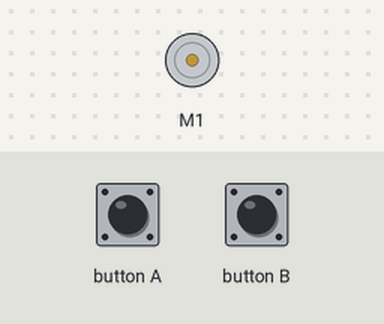
A program run on a simulated BBC micro:bit (MakeCode). Shown: DC motor (green arrow = forward, orange = backward, longer = faster). Inputs (shaded band) come from the test bench. Random numbers come from a fixed seed.

Above: at 1.2 s.
1.3 s: button A pressed for 0.15 s
At 2.6 s:
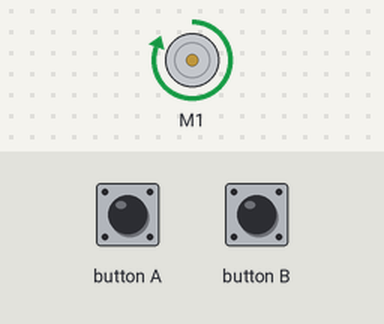
2.9 s: button B pressed for 0.15 s
At 5.7 s:
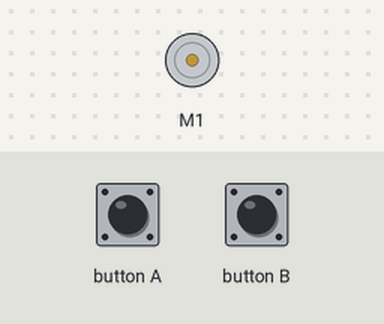
Timing chart, 0 to 7.2 s (numbered marks = the images above; inputs shaded):
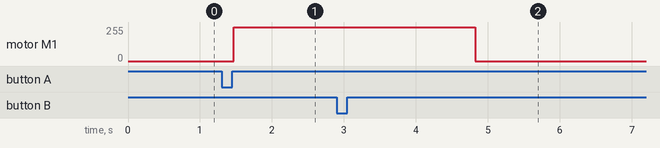

The program:

main.ts
```typescript
input.onButtonPressed(Button.A, function () {
    Kitronik_Robotics_Board.motorOn(Kitronik_Robotics_Board.Motors.Motor1, Kitronik_Robotics_Board.MotorDirection.Forward, 100)
})
input.onButtonPressed(Button.B, function () {
    basic.pause(randint(1500, 3000))
    Kitronik_Robotics_Board.motorOff(Kitronik_Robotics_Board.Motors.Motor1)
})
```

test.ts
```typescript
// test ender her, dette bliver ikke kompileret, når denne pakke bruges som en udvidelse.
```

Measured:
- after the input at 1.3 s, motor M1: stopped → forward 255/255 after 0.17 s
- after the input at 2.9 s, motor M1: forward 255/255 → stopped after 1.9 s
